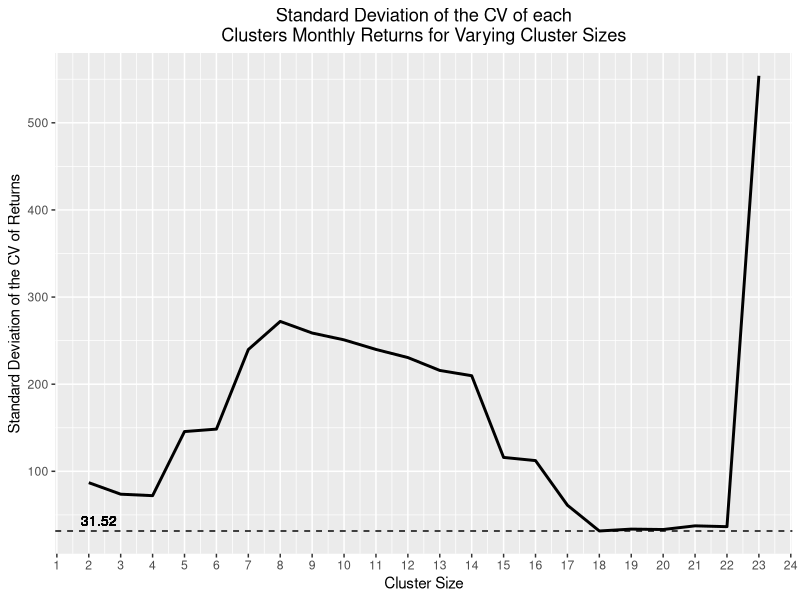
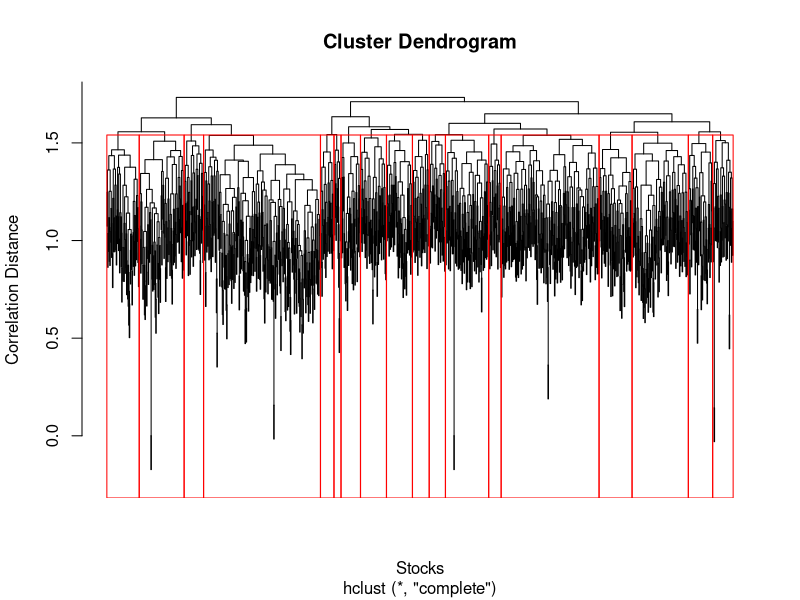

Write R code to recreate these figures, in order.
library(tidyverse)
library(cluster)

# Read in the Data

nasdaq <- read_csv("NasdaqReturns.csv")

# Select only return columns
nasdaq_returns <- select(nasdaq, -c(1:3))

# Create correlation distance matrix
cor_matrix <- cor(t(nasdaq_returns))
cor_dist <- as.dist(sqrt(2 * (1 - cor_matrix)))

# Hierarchical clustering with complete method
hc <- hclust(cor_dist, method = "complete")

# function for looping clustering

analyze_clusters <- function(data, cluster_labels, k) {
  data <- data %>% mutate(Cluster = cluster_labels)
  
  cluster_stats <- data.frame(Cluster = integer(), 
                              AnnualizedReturn = numeric(), 
                              StdDev = numeric(), 
                              CV = numeric())
  
  for (i in 1:k) {
    portfolio <- data %>%
      filter(Cluster == i) %>%
      select(starts_with("Ret"))
    
    # Geometric mean return (monthly annualized)
    row_geo_means <- apply(portfolio, 1, function(x) prod(1 + x)^(1 / length(x)) - 1)
    monthly_geo <- prod(1 + row_geo_means)^(1 / length(row_geo_means)) - 1
    annual_geo <- (1 + monthly_geo)^12 - 1
    
    # Standard deviation (mean across stocks)
    row_stdevs <- apply(portfolio, 1, sd)
    mean_stdev <- mean(row_stdevs) * sqrt(12)  # Annualized standard deviation
    
    # Coefficient of Variation
    cv <- mean_stdev / (annual_geo)
    
    cluster_stats[i, ] <- c(i, annual_geo, mean_stdev, cv)
    
    cat(paste0(
      "Cluster ", i,
      " | CV: ", round(cv, 4), "\n"
    ))
  }
  
  # CV of the whole k-cluster portfolio (averaged)
  overall_sd_cv <- sd(cluster_stats$CV)
  cat(paste0(">>> Standard Deviation of CV across all ", k, " clusters: ", round(overall_sd_cv, 4), "\n\n"))
  
tibble(k, overall_sd_cv)
}


# Cluster = 2
clusters_2 <- cutree(hc, k = 2)
cat("=== Cluster 2 Analysis ===\n")
analyze_clusters(nasdaq, clusters_2, 2)
SD_K_2 <- analyze_clusters(nasdaq, clusters_2, 2)

# Cluster = 3
clusters_3 <- cutree(hc, k = 3)
cat("\n=== Cluster 3 Analysis ===\n")
analyze_clusters(nasdaq, clusters_3, 3)
SD_K_3 <- analyze_clusters(nasdaq, clusters_3, 3)

# Cluster = 4
clusters_4 <- cutree(hc, k = 4)
cat("\n=== Cluster 4 Analysis ===\n")
analyze_clusters(nasdaq, clusters_4, 4)
SD_K_4 <- analyze_clusters(nasdaq, clusters_4, 4)

# Cluster = 5
clusters_5 <- cutree(hc, k = 5)
cat("\n=== Cluster 5 Analysis ===\n")
analyze_clusters(nasdaq, clusters_5, 5)
SD_K_5 <- analyze_clusters(nasdaq, clusters_5, 5)

# Cluster = 6
clusters_6 <- cutree(hc, k = 6)
cat("\n=== Cluster 6 Analysis ===\n")
analyze_clusters(nasdaq, clusters_6, 6)
SD_K_6 <- analyze_clusters(nasdaq, clusters_6, 6)

# Cluster = 7
clusters_7 <- cutree(hc, k = 7)
cat("\n=== Cluster 7 Analysis ===\n")
analyze_clusters(nasdaq, clusters_7, 7)
SD_K_7 <- analyze_clusters(nasdaq, clusters_7, 7)

# Cluster = 8
clusters_8 <- cutree(hc, k = 8)
cat("\n=== Cluster 8 Analysis ===\n")
analyze_clusters(nasdaq, clusters_8, 8)
SD_K_8 <- analyze_clusters(nasdaq, clusters_8, 8)

# Cluster = 9
clusters_9 <- cutree(hc, k = 9)
cat("\n=== Cluster 9 Analysis ===\n")
analyze_clusters(nasdaq, clusters_9, 9)
SD_K_9 <- analyze_clusters(nasdaq, clusters_9, 9)

# Cluster = 10
clusters_10 <- cutree(hc, k = 10)
cat("\n=== Cluster 10 Analysis ===\n")
analyze_clusters(nasdaq, clusters_10, 10)
SD_K_10 <- analyze_clusters(nasdaq, clusters_10, 10)

# Cluster = 11
clusters_11 <- cutree(hc, k = 11)
cat("\n=== Cluster 11 Analysis ===\n")
analyze_clusters(nasdaq, clusters_11, 11)
SD_K_11 <- analyze_clusters(nasdaq, clusters_11, 11)

# Cluster = 12
clusters_12 <- cutree(hc, k = 12)
cat("\n=== Cluster 12 Analysis ===\n")
analyze_clusters(nasdaq, clusters_12, 12)
SD_K_12 <- analyze_clusters(nasdaq, clusters_12, 12)

# Cluster = 13
clusters_13 <- cutree(hc, k = 13)
cat("\n=== Cluster 13 Analysis ===\n")
analyze_clusters(nasdaq, clusters_13, 13)
SD_K_13 <- analyze_clusters(nasdaq, clusters_13, 13)

# Cluster = 14
clusters_14 <- cutree(hc, k = 14)
cat("\n=== Cluster 14 Analysis ===\n")
analyze_clusters(nasdaq, clusters_14, 14)
SD_K_14 <- analyze_clusters(nasdaq, clusters_14, 14)

# Cluster = 15
clusters_15 <- cutree(hc, k = 15)
cat("\n=== Cluster 15 Analysis ===\n")
analyze_clusters(nasdaq, clusters_15, 15)
SD_K_15 <- analyze_clusters(nasdaq, clusters_15, 15)

# Cluster = 16
clusters_16 <- cutree(hc, k = 16)
cat("\n=== Cluster 16 Analysis ===\n")
analyze_clusters(nasdaq, clusters_16, 16)
SD_K_16 <- analyze_clusters(nasdaq, clusters_16, 16)

# Cluster = 17
clusters_17 <- cutree(hc, k = 17)
cat("\n=== Cluster 17 Analysis ===\n")
analyze_clusters(nasdaq, clusters_17, 17)
SD_K_17 <- analyze_clusters(nasdaq, clusters_17, 17)

# Cluster = 18
clusters_18 <- cutree(hc, k = 18)
cat("\n=== Cluster 18 Analysis ===\n")
analyze_clusters(nasdaq, clusters_18, 18)
SD_K_18 <- analyze_clusters(nasdaq, clusters_18, 18)

# Cluster = 19
clusters_19 <- cutree(hc, k = 19)
cat("\n=== Cluster 19 Analysis ===\n")
analyze_clusters(nasdaq, clusters_19, 19)
SD_K_19 <- analyze_clusters(nasdaq, clusters_19, 19)

# Cluster = 20
clusters_20 <- cutree(hc, k = 20)
cat("\n=== Cluster 20 Analysis ===\n")
analyze_clusters(nasdaq, clusters_20, 20)
SD_K_20 <- analyze_clusters(nasdaq, clusters_20, 20)

# Cluster = 21
clusters_21 <- cutree(hc, k = 21)
cat("\n=== Cluster 21 Analysis ===\n")
analyze_clusters(nasdaq, clusters_21, 21)
SD_K_21 <- analyze_clusters(nasdaq, clusters_21, 21)

# Cluster = 22
clusters_22 <- cutree(hc, k = 22)
cat("\n=== Cluster 22 Analysis ===\n")
analyze_clusters(nasdaq, clusters_22, 22)
SD_K_22 <- analyze_clusters(nasdaq, clusters_22, 22)

# Cluster = 23
clusters_23 <- cutree(hc, k = 23)
cat("\n=== Cluster 23 Analysis ===\n")
analyze_clusters(nasdaq, clusters_23, 23)
SD_K_23 <- analyze_clusters(nasdaq, clusters_23, 23)

all_SD <- rbind(
  SD_K_2,
  SD_K_3,
  SD_K_4,
  SD_K_5,
  SD_K_6,
  SD_K_7,
  SD_K_8,
  SD_K_9,
  SD_K_10,
  SD_K_11,
  SD_K_12,
  SD_K_13,
  SD_K_14,
  SD_K_15,
  SD_K_16,
  SD_K_17,
  SD_K_18,
  SD_K_19,
  SD_K_20,
  SD_K_21,
  SD_K_22,
  SD_K_23
)


ggplot(data = all_SD, aes(x = k, y = overall_sd_cv)) +
  geom_line(size = 1) +
  geom_hline(yintercept = 31.51660, linetype = "dashed") +
  geom_text( x = 3,        
             y = 31.51660,                 
             label = "31.52",       
             hjust = 1.1,                  
             vjust = -0.5,                 
             size = 3.5) +
  scale_x_continuous(n.breaks = 23) +
  labs(x = "Cluster Size",
       y = "Standard Deviation of the CV of Returns",
       title = "Standard Deviation of the CV of each\nClusters Monthly Returns for Varying Cluster Sizes") +
  theme(plot.title = element_text(hjust = 0.5))
  
#Choose 18, as it has the lowest SD(CV)

# plot dendrogram
plot(hc, labels = FALSE, xlab = "Stocks", ylab = "Correlation Distance")
rect.hclust(hc, k = 18, border = "red")

nasdaq_with_clusters <- cbind(nasdaq, Cluster = clusters_18)

#write_csv(nasdaq_with_clusters, 'ClusteredNasdaqReturns.csv')


#Attach CV of each stock to the data

monthly_cols <- c(names(nasdaq_returns))

nasdaq_with_clusters_with_CV <- nasdaq_with_clusters %>%
  rowwise() %>%
  mutate(
    CV = {
      # grab the vector of that row's monthly returns
      x <- c_across(all_of(monthly_cols))
      s <- sd(x, na.rm = TRUE)
      m <- mean(x, na.rm = TRUE)
      s / abs(m)
    }
  )
  
#create a data frame for each stock of lowest CV within each cluster

winners <- nasdaq_with_clusters_with_CV[0, ]

for (i in seq_along(unique(nasdaq_with_clusters_with_CV$Cluster))) {
  i <- filter(nasdaq_with_clusters_with_CV, Cluster == i)
  
  min_cv <- min(i$CV, na.rm = TRUE)
  
  i <- filter(i, CV == min_cv)
  
  winners <- bind_rows(winners, i)
  
}

winners %>%
  select(StockSymbol, CV, Cluster)

#annualized returns for equal investment in each stock

annualized_return <- t(select(winners, starts_with("Ret"))) +1
               
r <- nrow(annualized_return)

col_products <- apply(annualized_return, 2, prod)

annual_return <- round((((mean(col_products^(1/r))^12)-1)*100),2)

cat(annual_return, '%')

